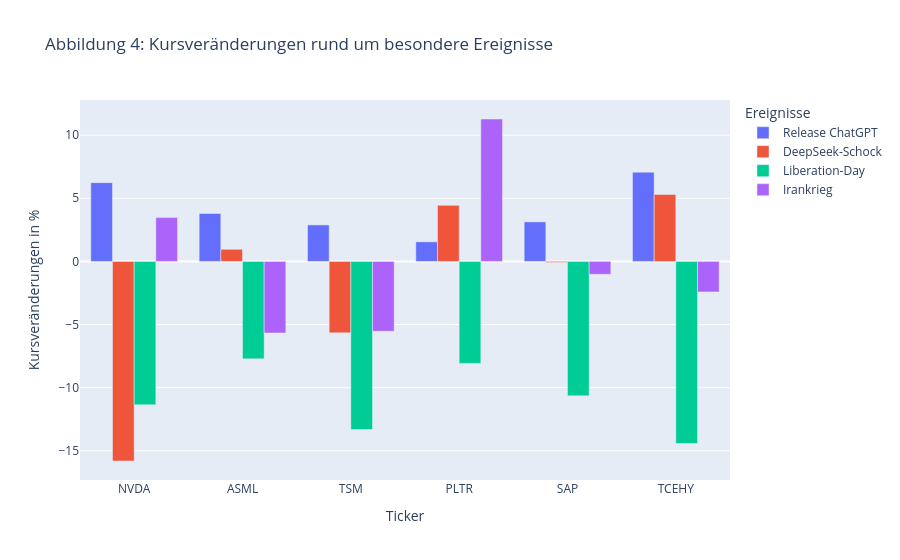

The code cell stored with this chart in its notebook:
### Code cell
# Kursveränderungen rund um Ereignisse als Balkendiagramm anzeigen
figur_ereignisse.show()

### Figure 1 — Plotly figure (JSON) as saved in the notebook; plotly's stock layout.template omitted (floating-point values rounded to 4 significant figures)
{"data": [{"alignmentgroup": "True", "hovertemplate": "Ereignisse=Release ChatGPT<br>Ticker=%{x}<br>Kursveränderungen in %=%{y}<extra></extra>", "legendgroup": "Release ChatGPT", "marker": {"color": "#636efa", "pattern": {"shape": ""}}, "name": "Release ChatGPT", "offsetgroup": "Release ChatGPT", "orientation": "v", "showlegend": true, "textposition": "auto", "type": "bar", "x": ["NVDA", "ASML", "TSM", "PLTR", "SAP", "TCEHY"], "xaxis": "x", "y": [6.24, 3.8, 2.89, 1.55, 3.13, 7.07], "yaxis": "y"}, {"alignmentgroup": "True", "hovertemplate": "Ereignisse=DeepSeek-Schock<br>Ticker=%{x}<br>Kursveränderungen in %=%{y}<extra></extra>", "legendgroup": "DeepSeek-Schock", "marker": {"color": "#EF553B", "pattern": {"shape": ""}}, "name": "DeepSeek-Schock", "offsetgroup": "DeepSeek-Schock", "orientation": "v", "showlegend": true, "textposition": "auto", "type": "bar", "x": ["NVDA", "ASML", "TSM", "PLTR", "SAP", "TCEHY"], "xaxis": "x", "y": [-15.81, 0.96, -5.66, 4.44, -0.08, 5.3], "yaxis": "y"}, {"alignmentgroup": "True", "hovertemplate": "Ereignisse=Liberation-Day<br>Ticker=%{x}<br>Kursveränderungen in %=%{y}<extra></extra>", "legendgroup": "Liberation-Day", "marker": {"color": "#00cc96", "pattern": {"shape": ""}}, "name": "Liberation-Day", "offsetgroup": "Liberation-Day", "orientation": "v", "showlegend": true, "textposition": "auto", "type": "bar", "x": ["NVDA", "ASML", "TSM", "PLTR", "SAP", "TCEHY"], "xaxis": "x", "y": [-11.36, -7.72, -13.32, -8.08, -10.65, -14.42], "yaxis": "y"}, {"alignmentgroup": "True", "hovertemplate": "Ereignisse=Irankrieg<br>Ticker=%{x}<br>Kursveränderungen in %=%{y}<extra></extra>", "legendgroup": "Irankrieg", "marker": {"color": "#ab63fa", "pattern": {"shape": ""}}, "name": "Irankrieg", "offsetgroup": "Irankrieg", "orientation": "v", "showlegend": true, "textposition": "auto", "type": "bar", "x": ["NVDA", "ASML", "TSM", "PLTR", "SAP", "TCEHY"], "xaxis": "x", "y": [3.47, -5.67, -5.53, 11.28, -1.02, -2.42], "yaxis": "y"}], "layout": {"barmode": "group", "legend": {"title": {"text": "Ereignisse"}, "tracegroupgap": 0}, "title": {"text": "Abbildung 4: Kursveränderungen rund um besondere Ereignisse"}, "xaxis": {"anchor": "y", "domain": [0, 1], "title": {"text": "Ticker"}}, "yaxis": {"anchor": "x", "domain": [0, 1], "title": {"text": "Kursveränderungen in %"}}}}
